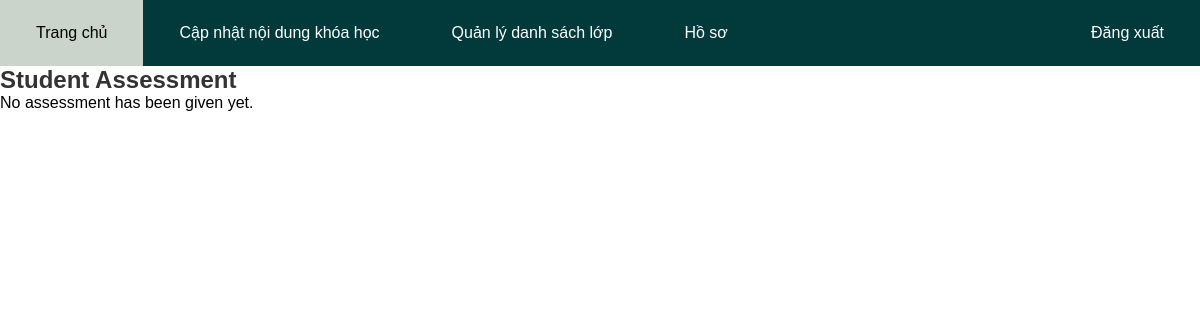
Page /assessment/student/33/ViewAssessment/ (signed in) on the earlier database version.
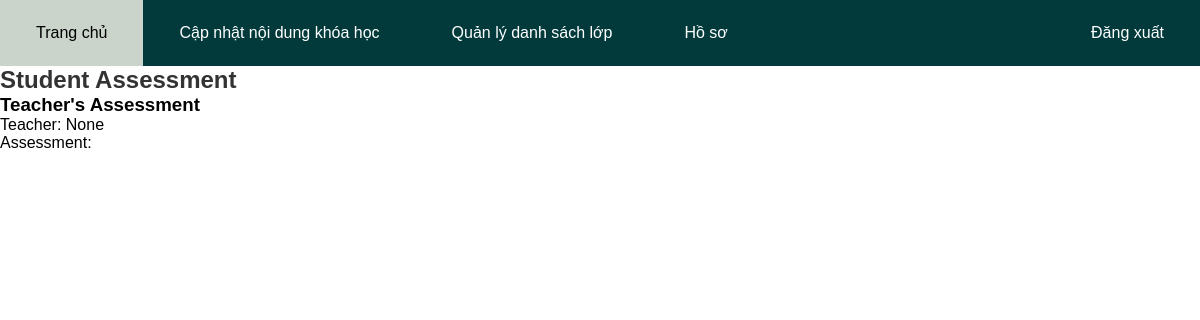
Same page on the later database version.
### Assessment/models.py (models this page shows, shortened)
class TeacherAssessment(models.Model):
    course = models.ForeignKey(Course, on_delete=models.CASCADE, null=True)
    student = models.ForeignKey(Student, on_delete=models.CASCADE, null=True)
    teacher = models.ForeignKey(Teacher, on_delete=models.CASCADE, null=True)
    comment = models.TextField()
    class Meta:
        unique_together = ('course', 'student', 'teacher')

### Assessment/views.py (the view)
# urls.py: path("student/<int:pk>/ViewAssessment/", views.StudentAssessView.as_view(), name="StudentAssessView"),
class StudentAssessView(RoleRequiredMixin, View):
    def has_permission(self, user):
        return user.user_type == 'Student'
    def get(self, request, pk):
        course = Course.objects.get(id=pk)
        student = request.user.student
        assessment = TeacherAssessment.objects.filter(course=course, student=student).first()
        form = TeacherAssessmentForm(instance=assessment)
        context = {
            "course": course,
            "student": student,
            "assessment": assessment,
            "form": form,
        }
        return render(request, "Course/CourseStudent/student_receive_assess.html", context)

### Login/mixins.py (called while the page is built)
    def dispatch(self, request, *args, **kwargs):
        if not request.user.is_authenticated:
            return self.handle_no_permission()
        elif not self.has_permission(request.user):
            return HttpResponseRedirect(self.get_redirect_url())
        return super().dispatch(request, *args, **kwargs)

### templates/Course/CourseStudent/student_receive_assess.html (shortened to what this page needs)
{% load static %}
<!DOCTYPE html>
<html>
<head>
	<link rel="stylesheet" href="{% static 'css/file.css' %}">
</head>
<body>
    <nav>
		<a href="/teacher" class="menu_left">Trang chủ</a>
		<a href="/teacher/upload" class="menu_left">Cập nhật nội dung khóa học</a>
		<a href="/teacher/class_manage" class="menu_left">Quản lý danh sách lớp</a>
		<a href="/teacher/profile" class="menu_left">Hồ sơ</a>
		<a href="/login" class="menu_right">Đăng xuất</a>
	</nav>
    <h2>Student Assessment</h2>
    {% if assessment %}
        <h3>Teacher's Assessment</h3>
        <p>Teacher: {{ assessment.teacher }}</p>
        <p>Assessment: {{ assessment.assessment }}</p>
    {% else %}
        <p>No assessment has been given yet.</p>
    {% endif %}
</body>
</html>

### static/css/file.css (style rules this page uses)
body { font-family: Arial, Helvetica, sans-serif; }
* { box-sizing: border-box; }
* { margin: 0px; }
nav { background-color: #023A3C; overflow: hidden; }
nav a { color: white; padding: 24px 36px; text-align: center; text-decoration: none; display: block; }
.menu_left { float: left; }
.menu_right { float: right; }

### templates/Course/CourseStudent/student_receive_assess.html (style rules this page uses)
body { font-family: Arial, sans-serif; }
h2 { color: #333; }

Differences in the rows shown:
added TeacherAssessment: teacher "None"
Other differences:
text no longer shown: "No assessment has been given yet."
text now shown: "Teacher's Assessment Teacher: Assessment:"
